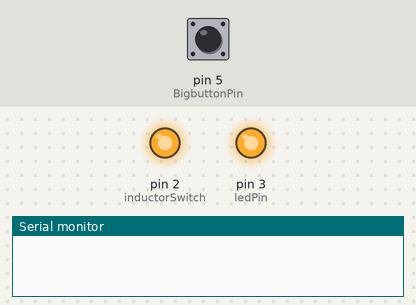
A sketch run on a simulated Arduino Uno, built with avr-gcc and run on an emulated ATmega328P. Shown: output pins drawn as LEDs (lit = HIGH), the last lines printed to the serial monitor. The inputs (shaded band) are chosen by the test bench; at power-on: pin 5 (BigbuttonPin) HIGH.

Above: at 0.1 s.
At 21.6 s:
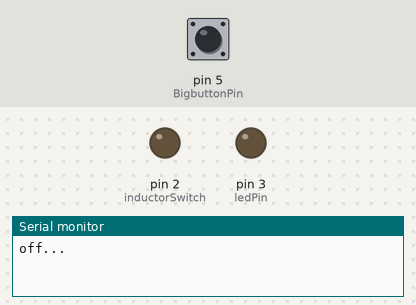
Timing chart, 0 to 23.1 s (numbered marks = the images above):
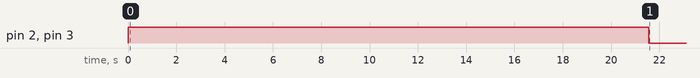

Measured:
- by itself, pin 2 (inductorSwitch), pin 3 (ledPin): LOW → HIGH at 0.00 s, → LOW 21.6 s later

The sketch:

ButtonDebounceToggle.ino
```cpp
const int BigbuttonPin = 5;     // the number of the startingpushbutton pin
//int currentMillis = 0; //initial value for tracking time to compare to
//int currentMillisD = 0; //initial value for tracking time to compare to
//int currentMillisU = 0; //initial value for tracking time to compare to
long int delayTimeMS = 21500;  //starting heat time of 2 seconds
//const int ButtondownPin = 5;     // the number of the pushbutton pin for raising time
//const int ButtonupPin = 6;     // the number of the pushbutton pin for lowering time
const int ledPin =  3;      // the number of the LED pin
const int inductorSwitch =  2;      // the number of the inductor switch driver pin

// variables will change:
int buttonState = 0;         // variable for reading the starter pushbutton status
//int buttonUp = 0;// variable for reading the up time pushbutton status
//int buttonDown = 0;// variable for reading the down time pushbutton status
long int ldrStatus = 501;
long int failSafe = 0;
long int timeOn = 0;
long int totaltimeOn = 0;
long int offrecently = 2;
long int onrecently = 0;
long int debouncetime = 2000;
long int secondcounter = 0;
void setup() {
  Serial.begin(9600);
  // initialize the LED pin as an output:
  pinMode(ledPin, OUTPUT);
  // initialize the pushbutton pins as a pullup input to make it simple:
//  pinMode(ButtondownPin, INPUT_PULLUP);
  pinMode(BigbuttonPin, INPUT_PULLUP);
//  pinMode(ButtonupPin, INPUT_PULLUP);

  //4v control switch to inductor driver
  pinMode(inductorSwitch, OUTPUT);
}

void loop() {
  // read the state of the pushbutton values:
  buttonState = digitalRead(BigbuttonPin);
//  buttonUp = digitalRead(ButtonupPin);
//  buttonDown = digitalRead(ButtondownPin);
//  Serial.println(buttonState);
  if (buttonState == LOW) {
    //Serial.println("reset..");
    failSafe = 0;
    totaltimeOn = 0;
    onrecently = 0;
    offrecently = 0;
  }
//  Serial.println("On recently:");
//  Serial.println(onrecently);
//  Serial.println("Off recently:");
//  Serial.println(offrecently);
//  Serial.println("Time On:");
//  Serial.println(timeOn);
  //Serial.println("Currently:");
  totaltimeOn = totaltimeOn + 50;
  if (totaltimeOn >= 300000) {
    failSafe = 1;
    Serial.println("Turned off from total time");
  }
  if(onrecently >= 8 && offrecently >= 8) { //indicates lots of switching between states
    failSafe = 1;
    Serial.println("Turned off from strobing");
  }
  if(secondcounter >= debouncetime) {
    onrecently = 0;
    offrecently = 0;
    secondcounter = 0;
  }
  if (failSafe == 0) { //For input pullup, LOW means high. Same with above buttons for changing delay
      // turn LED on to indicate HEATING:
      onrecently = onrecently + 1;
      if (timeOn >= delayTimeMS) {
        timeOn = 0;
        failSafe = 1;
      }
      digitalWrite(ledPin, HIGH);
      digitalWrite(inductorSwitch, HIGH); //turn on heater
      //Serial.println(timeOn);
      timeOn = timeOn + 50;
        //Serial.println("on");
    }
  else {
    Serial.println("off...");
    offrecently = offrecently + 1;
    // turn LED off if you are no longer heating, or keep it off:
    digitalWrite(ledPin, LOW);
    digitalWrite(inductorSwitch, LOW);
    timeOn = 0;
  }
  secondcounter = secondcounter + 50;
  delay(50);
}
```
